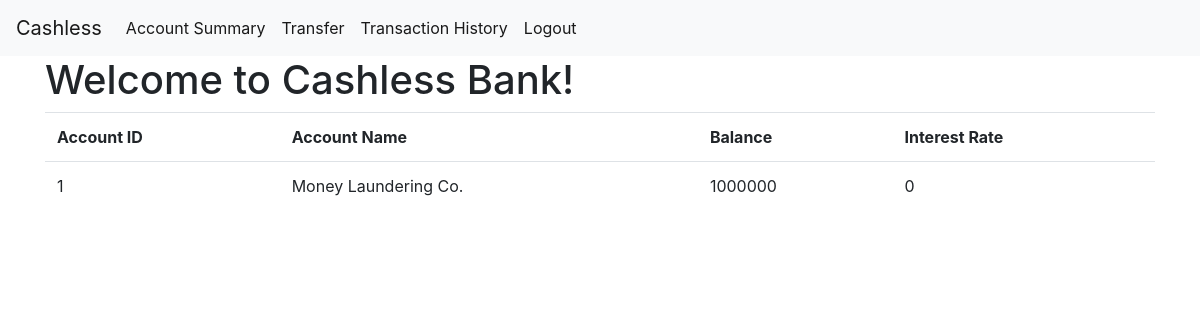
/account.php (signed in), run on an earlier commit of the app's database.
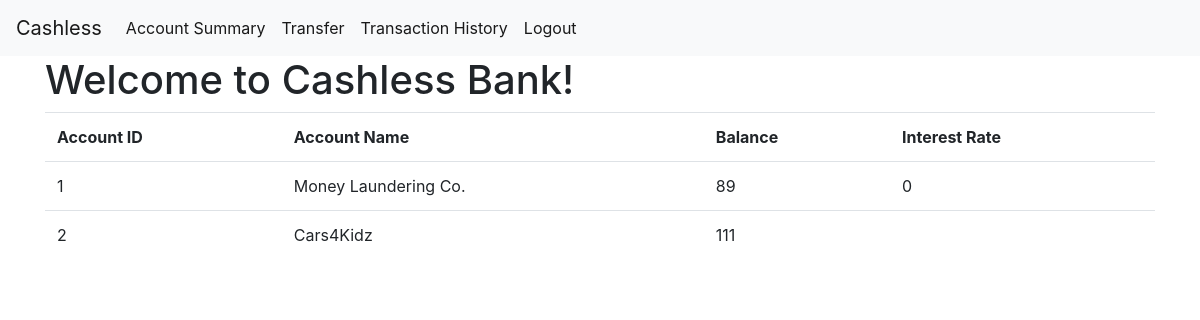
And on a later commit of the database.
### tables this page shows
CREATE TABLE `account` (
  `accountID` int(11) NOT NULL,
  `name` varchar(50) NOT NULL,
  `balance` int(11) NOT NULL,
  `interestRate` int(11) DEFAULT NULL,
  `minimumBalance` int(11) DEFAULT NULL
);

### database/account.php (called while the page is built, shortened)
<?php
include 'db-config.php';
class Account {
  public static function getAccountByID($id) {
    global $mysqli;
    $statement = $mysqli->prepare('SELECT accountID, name, balance, interestRate, minimumBalance FROM account WHERE accountID=?');
    $statement->bind_param('i', $id);
    $statement->execute();
    $statement->bind_result($accountID, $name, $balance, $interestRate, $minimumBalance);
    $obj = new Account();
    $obj->accountID = $accountID;
    $obj->name = $name;
    $obj->balance = $balance;
    $obj->interestRate = $interestRate;
    $obj->minimumBalance = $minimumBalance;
    return $obj;
  }
}
?>

### database/accountholder.php (called while the page is built, shortened)
<?php
include 'db-config.php';
class AccountHolder {
  public static function getByCustomerID($id) {
    global $mysqli;
    $statement = $mysqli->prepare('SELECT customerID, accountID FROM accountholders WHERE customerID=?');
    $statement->bind_param('i', $id);
    $statement->execute();
    $statement->bind_result($customerID, $accountID);
    $array = [];
    while ($statement->fetch()) {
      $obj = new AccountHolder();
      $obj->customerID = $customerID;
      $obj->accountID = $accountID;
      array_push($array, $obj);
    }
    return $array;
  }
}
?>

### account.php (the view, shortened to what this page needs)
<?php
  include 'database/customer.php';
  include 'database/accountholder.php';
  include 'database/account.php';
  if ($_SESSION['loggedin'] == false) {
    header("Location: /login.php");
  } else {
    $accountHolders = AccountHolder::getByCustomerID($_SESSION['customerID']);
    $accounts = [];
    foreach ($accountHolders as &$accountHolder) {
      array_push($accounts, Account::getAccountByID($accountHolder->accountID));
    }
  }
?>
<!doctype html>
<html>
<head>
  <link rel="stylesheet" href="https://cdn.jsdelivr.net/npm/bootstrap@4.5.3/dist/css/bootstrap.min.css">
</head>
<body>
  <nav class="navbar navbar-expand-lg navbar-light bg-light">
    <a class="navbar-brand" href="#">Cashless</a>
    <div class="collapse navbar-collapse" id="navbarSupportedContent">
      <ul class="navbar-nav mr-auto">
        <li class="nav-item active">
          <a class="nav-link" href="/account.php">Account Summary</a>
        </li>
        <li class="nav-item active">
          <a class="nav-link" href="/transfer.php">Transfer</a>
        </li>
        <li class="nav-item active">
          <a class="nav-link" href="#">Transaction History</a>
        </li>
        <li class="nav-item active">
          <a class="nav-link" href="#">Logout</a>
        </li>
      </ul>
    </div>
  </nav>
  <div class="container">
    <h1>Welcome to Cashless Bank!</h1>
    <table class="table">
      <tr>
        <th>Account ID</th>
        <th>Account Name</th>
        <th>Balance</th>
        <th>Interest Rate</th>
      </tr>
      <?php foreach ($accounts as &$account): ?>
      <tr>
        <td><?php echo $account->accountID; ?></td>
        <td><?php echo $account->name; ?></td>
        <td><?php echo $account->balance; ?></td>
        <td><?php echo $account->interestRate; ?></td>
      </tr>
    <?php endforeach; ?>
    </table>
  </div>
</body>
</html>

What changed in the data, as far as the page shows it:
changed account "Money Laundering Co.": balance "1000000" → "89"
added account: accountID "2", name "Cars4Kidz", balance "111"
